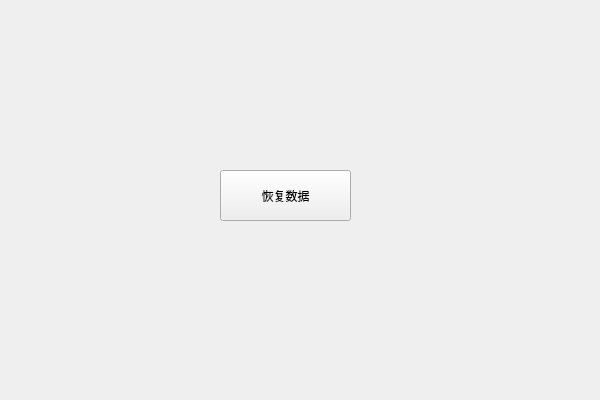
<?xml version="1.0" encoding="UTF-8"?>
<ui version="4.0">
 <class>sqlbackClass</class>
 <widget class="QWidget" name="sqlbackClass">
  <property name="geometry">
   <rect>
    <x>0</x>
    <y>0</y>
    <width>600</width>
    <height>400</height>
   </rect>
  </property>
  <property name="windowTitle">
   <string>sqlback</string>
  </property>
  <widget class="QPushButton" name="pushButton">
   <property name="geometry">
    <rect>
     <x>220</x>
     <y>170</y>
     <width>131</width>
     <height>51</height>
    </rect>
   </property>
   <property name="text">
    <string>恢复数据</string>
   </property>
  </widget>
 </widget>
 <layoutdefault spacing="6" margin="11"/>
 <resources>
  <include location="sqlback.qrc"/>
 </resources>
 <connections/>
</ui>
